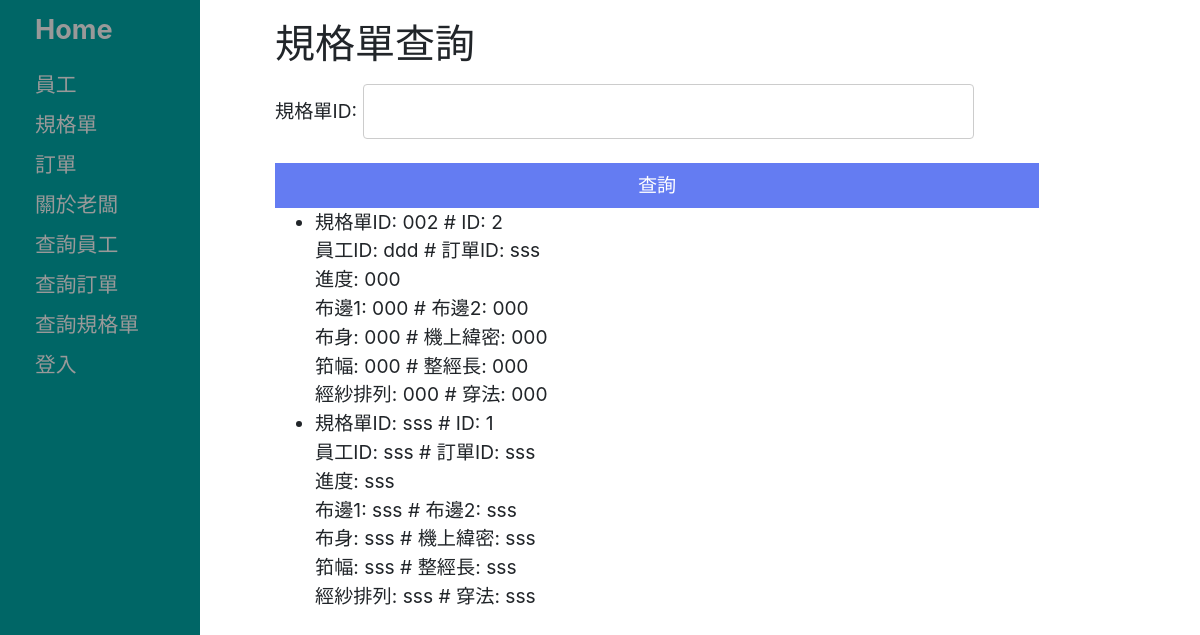
Screenshot of /onlineOrderSystem/datasheet_search/ with the database file from the repository.
### onlineOrderSystem/models.py (models this page shows, shortened)
class DataSheet(models.Model):
    buBien1 = models.CharField('布邊1', max_length=30, help_text='布邊x/穿筘x根入/x根')
    buBien2 = models.CharField('布邊2', max_length=30, help_text='布邊x/穿筘x根入/x根')
    buSien = models.CharField('布身', max_length=30, help_text='布邊x/穿筘x根入/x根')
    weiMi = models.CharField('機上緯密', max_length=20, help_text='根/吋')
    koFu = models.CharField('筘幅', max_length=10, help_text='寸')
    length = models.CharField('整經長', max_length=10, help_text='y')
    id = models.AutoField(primary_key=True)
    orderFormID = models.CharField('訂單ID', max_length=20)
    progress = models.CharField('進度', max_length=100)
    staffID = models.CharField('員工ID', max_length=10)
    IDName = models.CharField('規格單ID', max_length=10)
    arrangement = models.CharField('經紗排列', max_length=100)
    sewingMethod = models.CharField('穿法', max_length=100)
    ...
    class Meta:
        db_table = "規格單"
        ordering = ['IDName']

### onlineOrderSystem/views.py (the view)
# urls.py: path('datasheet_search/', views.datasheet_search, name='datasheet_search'),
def datasheet_search(request):
    user_list = DataSheet.objects.all()
    user_filter = UserFilter(request.GET, queryset=user_list)
    return render(request, 'datasheet_list.html', {'filter': user_filter})

### templates/datasheet_list.html
{% extends 'base_generic.html' %}
{% block content %}
<h1>規格單查詢</h1>
  <form method="get">
    {{ filter.form.as_p }}
    <button type="submit">查詢</button>
  </form>
  <ul>
  {% for user in filter.qs %}
    <li>規格單ID: {{ user.IDName }} # ID: {{ user.id }}</li>
    <div>員工ID: {{ user.staffID }} # 訂單ID: {{ user.orderFormID }}</div>
    <div>進度: {{ user.progress }}</div>
    <div>布邊1: {{ user.buBien1 }} # 布邊2: {{ user.buBien2 }}</div>
    <div>布身: {{ user.buSien }} # 機上緯密: {{ user.weiMi }}</div>
    <div>筘幅: {{ user.koFu }} # 整經長: {{ user.length }}</div>
    <div>經紗排列: {{ user.arrangement }} # 穿法: {{ user.sewingMethod }}</div>
  {% endfor %}
  </ul>
{% endblock %}

### onlineOrderSystem/static/css/styles.css (style rules this page uses)
button { background-color: #647cf2; border: none; color: white; padding: 8px 20px; cursor: pointer; width:100%; }
input { width: 80%; padding: 12px 20px; margin: 8px 0; display: inline-block; border: 1px solid #ccc; border-radius: 4px; box-sizing: border-box; }
ul { list-style-type: disc; list-style-position:outside; }

### rows the page displays
DataSheet: IDName "002", id "2", staffID "ddd", orderFormID "sss", progress "000", buBien1 "000", buBien2 "000", buSien "000", weiMi "000", koFu "000", length "000", arrangement "000", sewingMethod "000"
DataSheet: IDName "sss", id "1", staffID "sss", orderFormID "sss", progress "sss", buBien1 "sss", buBien2 "sss", buSien "sss", weiMi "sss", koFu "sss", length "sss", arrangement "sss", sewingMethod "sss"
